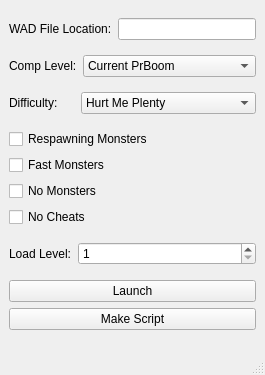
<?xml version="1.0" encoding="UTF-8"?>
<ui version="4.0">
 <class>pbpmanager</class>
 <widget class="QMainWindow" name="pbpmanager">
  <property name="geometry">
   <rect>
    <x>0</x>
    <y>0</y>
    <width>265</width>
    <height>375</height>
   </rect>
  </property>
  <property name="sizePolicy">
   <sizepolicy hsizetype="Expanding" vsizetype="Expanding">
    <horstretch>0</horstretch>
    <verstretch>0</verstretch>
   </sizepolicy>
  </property>
  <property name="minimumSize">
   <size>
    <width>0</width>
    <height>0</height>
   </size>
  </property>
  <property name="maximumSize">
   <size>
    <width>265</width>
    <height>375</height>
   </size>
  </property>
  <property name="windowTitle">
   <string>pbpmanager</string>
  </property>
  <widget class="QWidget" name="centralwidget">
   <layout class="QVBoxLayout" name="verticalLayout_3">
    <item>
     <layout class="QHBoxLayout" name="horizontalLayout_3">
      <item>
       <widget class="QLabel" name="label_5">
        <property name="text">
         <string>WAD File Location:</string>
        </property>
       </widget>
      </item>
      <item>
       <widget class="QLineEdit" name="lineEdit_2"/>
      </item>
     </layout>
    </item>
    <item>
     <layout class="QHBoxLayout" name="horizontalLayout_2">
      <item>
       <widget class="QLabel" name="label_3">
        <property name="text">
         <string>Comp Level:</string>
        </property>
       </widget>
      </item>
      <item>
       <widget class="QComboBox" name="comboBox">
        <property name="sizePolicy">
         <sizepolicy hsizetype="Expanding" vsizetype="Fixed">
          <horstretch>0</horstretch>
          <verstretch>0</verstretch>
         </sizepolicy>
        </property>
        <property name="currentIndex">
         <number>0</number>
        </property>
        <item>
         <property name="text">
          <string comment="Use PrBoom's current release settings" extracomment="-complevel 17">Current PrBoom</string>
         </property>
        </item>
        <item>
         <property name="text">
          <string comment="Emulates PrBoom v2.4.0" extracomment="-complevel 16">PrBoom v2.4.0</string>
         </property>
        </item>
        <item>
         <property name="text">
          <string comment="Emulates PrBoom v2.3.x" extracomment="-complevel 15">PrBoom v2.3.x</string>
         </property>
        </item>
        <item>
         <property name="text">
          <string comment="Emulates PrBoom v2.1.1-2.2.6 " extracomment="-complevel 14">PrBoom v2.1.1-2.2.6</string>
         </property>
        </item>
        <item>
         <property name="text">
          <string comment="Emulates PrBoom v2.1.0" extracomment="-complevel 13">PrBoom v2.1.0</string>
         </property>
        </item>
        <item>
         <property name="text">
          <string comment="Emulates PrBoom v2.03beta" extracomment="-complevel 12">PrBoom Beta</string>
         </property>
        </item>
        <item>
         <property name="text">
          <string comment="Emulates MBF" extracomment="-complevel 11">Marine's Best Friend</string>
         </property>
        </item>
        <item>
         <property name="text">
          <string comment="Emulates LxDoom v1.4.x" extracomment="-complevel 10">LxDoom</string>
         </property>
        </item>
        <item>
         <property name="text">
          <string comment="Emulates Boom v2.02" extracomment="-complevel 9">Boom v2.02</string>
         </property>
        </item>
        <item>
         <property name="text">
          <string comment="Emulates Boom v2.01" extracomment="-complevel 8">Boom v2.01</string>
         </property>
        </item>
        <item>
         <property name="text">
          <string comment="Emulates Boom's compatibility mode" extracomment="-complevel 7">Boom</string>
         </property>
        </item>
        <item>
         <property name="text">
          <string comment="Emulate early dosdoom versions&#13;(some TASdoom demos work with this)" extracomment="-complevel 5">Dos Doom</string>
         </property>
        </item>
        <item>
         <property name="text">
          <string comment="Compatible with Final Doom &amp; Doom95 - needed&#13; &#9;&#9;&#9;&#9;for some demos recorded with Final Doom doom2.exe" extracomment="-complevel 4">Final Doom</string>
         </property>
        </item>
        <item>
         <property name="text">
          <string comment="Ultimate Doom made a few changes" extracomment="-complevel 3">ULTDoom</string>
         </property>
        </item>
        <item>
         <property name="text">
          <string comment="As compatible as possible for playing Doom demos" extracomment="-complevel 2">Original Demo compat</string>
         </property>
        </item>
        <item>
         <property name="text">
          <string comment="Behave like Doom v1.666 as far as possible" extracomment="-complevel 1">Doom 1.666</string>
         </property>
        </item>
        <item>
         <property name="text">
          <string comment="Emulate Doom v1.2 game details where possible" extracomment="-complevel 0">Doom 1.2</string>
         </property>
        </item>
       </widget>
      </item>
     </layout>
    </item>
    <item>
     <layout class="QHBoxLayout" name="horizontalLayout">
      <item>
       <widget class="QLabel" name="label_4">
        <property name="text">
         <string>Difficulty:     </string>
        </property>
       </widget>
      </item>
      <item>
       <widget class="QComboBox" name="comboBox_2">
        <property name="sizePolicy">
         <sizepolicy hsizetype="Expanding" vsizetype="Fixed">
          <horstretch>0</horstretch>
          <verstretch>0</verstretch>
         </sizepolicy>
        </property>
        <property name="currentIndex">
         <number>2</number>
        </property>
        <property name="sizeAdjustPolicy">
         <enum>QComboBox::AdjustToContentsOnFirstShow</enum>
        </property>
        <item>
         <property name="text">
          <string comment="Baby mode">I'm Too Young to Die!</string>
         </property>
        </item>
        <item>
         <property name="text">
          <string comment="Easy">Hey, Not Too Rough</string>
         </property>
        </item>
        <item>
         <property name="text">
          <string comment="Normal">Hurt Me Plenty</string>
         </property>
        </item>
        <item>
         <property name="text">
          <string comment="Hard">Ultra-Violent</string>
         </property>
        </item>
        <item>
         <property name="text">
          <string comment="Massochistic">NIGHTMARE!</string>
         </property>
        </item>
       </widget>
      </item>
     </layout>
    </item>
    <item>
     <layout class="QVBoxLayout" name="verticalLayout">
      <item>
       <widget class="QCheckBox" name="checkBox">
        <property name="text">
         <string>Respawning Monsters</string>
        </property>
       </widget>
      </item>
      <item>
       <widget class="QCheckBox" name="checkBox_2">
        <property name="text">
         <string>Fast Monsters</string>
        </property>
       </widget>
      </item>
      <item>
       <widget class="QCheckBox" name="checkBox_3">
        <property name="text">
         <string>No Monsters</string>
        </property>
       </widget>
      </item>
      <item>
       <widget class="QCheckBox" name="checkBox_4">
        <property name="text">
         <string>No Cheats</string>
        </property>
       </widget>
      </item>
     </layout>
    </item>
    <item>
     <layout class="QHBoxLayout" name="horizontalLayout_4">
      <item>
       <widget class="QLabel" name="label_2">
        <property name="text">
         <string>Load Level:</string>
        </property>
       </widget>
      </item>
      <item>
       <widget class="QSpinBox" name="spinBox_2">
        <property name="sizePolicy">
         <sizepolicy hsizetype="Expanding" vsizetype="Fixed">
          <horstretch>0</horstretch>
          <verstretch>0</verstretch>
         </sizepolicy>
        </property>
        <property name="minimum">
         <number>1</number>
        </property>
        <property name="maximum">
         <number>32</number>
        </property>
       </widget>
      </item>
     </layout>
    </item>
    <item>
     <layout class="QVBoxLayout" name="verticalLayout_2">
      <item>
       <widget class="QPushButton" name="launchButton">
        <property name="text">
         <string>Launch</string>
        </property>
       </widget>
      </item>
      <item>
       <widget class="QPushButton" name="scriptButton">
        <property name="text">
         <string>Make Script</string>
        </property>
       </widget>
      </item>
     </layout>
    </item>
   </layout>
  </widget>
  <widget class="QStatusBar" name="statusbar"/>
  <action name="actiongithub">
   <property name="text">
    <string>github</string>
   </property>
  </action>
 </widget>
 <resources/>
 <connections/>
</ui>
